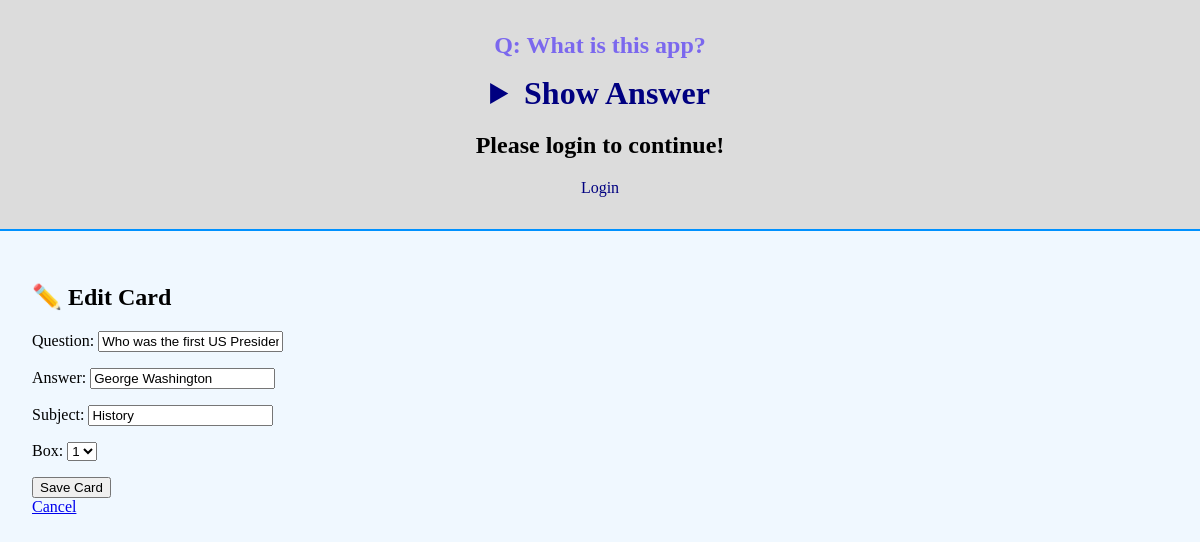
Before: /edit/1 with the older database file.
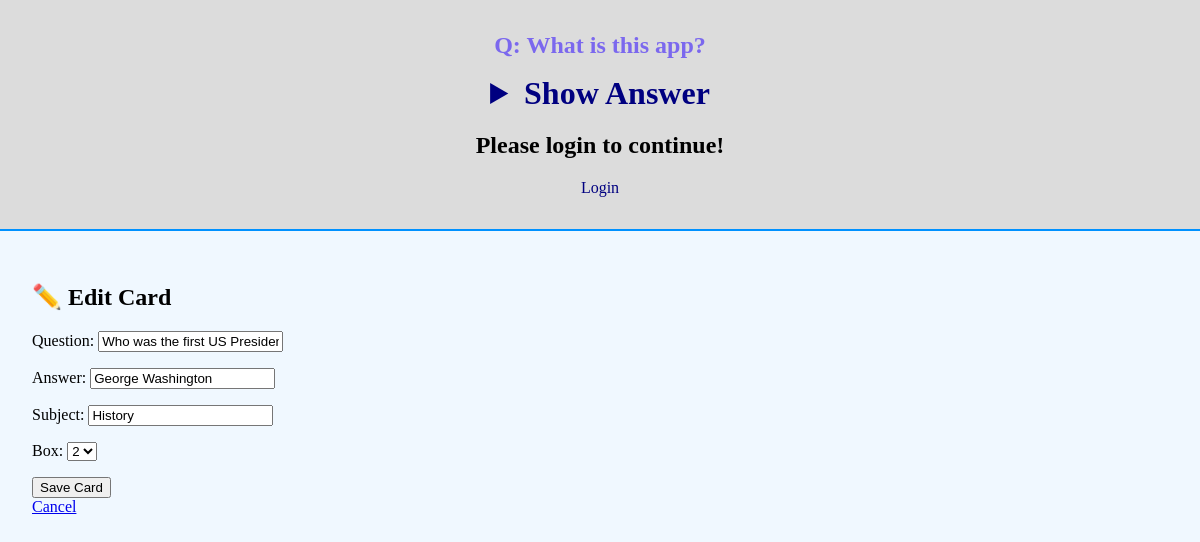
After: the same page with the newer database file.
### flashcards/models.py (models this page shows, shortened)
class Card(models.Model):
    question = models.CharField(max_length=100)
    answer = models.CharField(max_length=100)
    subject = models.CharField(max_length=100)
    box = models.IntegerField(
        choices=zip(BOXES, BOXES),
        default=BOXES[0],
    )
    date_created = models.DateTimeField(auto_now_add=True)

### flashcards/views.py (the view)
class CardUpdateView(CardCreateView, UpdateView):
    success_url = reverse_lazy("card-list")

### flashcards/templates/flashcards/card_form.html (shortened to what this page needs)
{% extends "base.html" %}
{% load static %}
{% block content %}
    <div class="card-form">
    {% if card %}
        <h2 class="edit-card">✏️ Edit Card</h2>
    {% else %}
        <h2 class="create-card">✨ Create New Card</h2>
    {% endif %}
    <form method="post">
        {{ form.as_p }}
        <input class="save-button" type="submit" value="Save Card">
    </form>
    <a class="card-list-link" href="{% url 'card-list' %}">
        Cancel
    </a>
    </div>
{% endblock %}

Changed rows visible on the page:
changed Card "Who was the first US President?": box "1" → "2"
